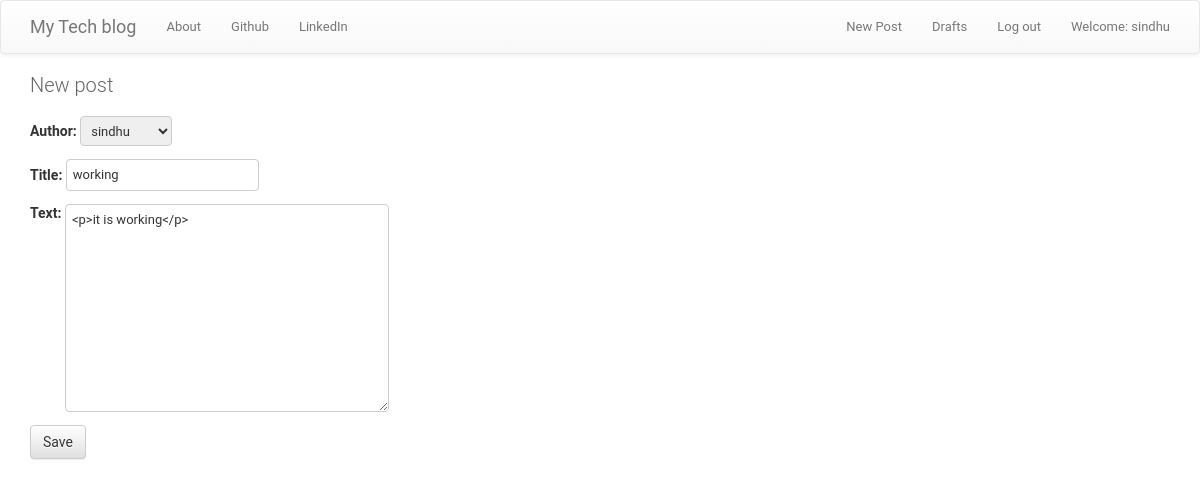
Page /blog/post/9/edit/ (signed in) on the committed database.
### blog/models.py (models this page shows, shortened)
class Post(models.Model):
    author = models.ForeignKey(User, on_delete=models.CASCADE)
    title = models.CharField(max_length=200)
    text = models.TextField()
    created_date = models.DateTimeField(default=timezone.now)
    published_date = models.DateTimeField(blank=True, null=True)

### blog/views.py (the view)
# urls.py: url(r'^post/(?P<pk>\d+)/edit/$', views.PostUpdateView.as_view(), name='post_edit'),
class PostUpdateView(LoginRequiredMixin,UpdateView):
    login_url='/login/'
    redirect_field_name = 'post_detail.html'
    form_class = PostForm
    template_name = 'post_form.html'
    model=Post

### blog/forms.py
class PostForm(forms.ModelForm):
    class Meta:
        model = Post
        fields = ('author','title', 'text',)
        widgets = {
            'title': forms.TextInput(attrs={'class': 'textinputclass'}),
            'text': forms.Textarea(attrs={'class': 'editable medium-editor-textarea postcontent'}),
        }

### blog/templates/post_form.html (shortened to what this page needs)
{% extends 'base.html' %}
{% block content %}
    <h1>New post</h1>
    <form method="POST" class="post-form">
    {{form.as_p}}
    <button type="submit" class="save btn btn-default">Save</button>
    </form>
{% endblock %}

### blog/templates/base.html (shortened to what this page needs)
<!DOCTYPE html>
{% load static %}
<html>
    <head>
        <link rel="stylesheet" href="https://maxcdn.bootstrapcdn.com/bootstrap/3.3.7/css/bootstrap.min.css">
        <link rel="stylesheet" href="https://maxcdn.bootstrapcdn.com/bootstrap/3.3.7/css/bootstrap-theme.min.css">
        <link rel="stylesheet" href="//cdn.jsdelivr.net/medium-editor/latest/css/medium-editor.min.css" type="text/css" media="screen" charset="utf-8">
        <link rel="stylesheet" href="{% static 'css/blog.css' %}">
<body class='loader'>
  <nav class="navbar navbar-default techfont custom-navbar">
    <div class="container">
      <ul class="nav navbar-nav">
        <li><a class='navbar-brand bigbrand' href="{% url 'post_list' %}">My Tech blog</a></li>
        <li><a href="{% url 'about'%}">About</a></li>
        <li><a href="https://www.github.com">Github</a></li>
        <li><a href="https://www.linkedin.com">LinkedIn</a></li>
      </ul>
      <ul class="nav navbar-nav navbar-right">
        {% if user.is_authenticated %}
        <li>
          <a href="{% url 'post_new' %}" >New Post</a>
        </li>
        <li>
          <a href="{% url 'post_draft_list' %}">Drafts</a>
        </li>
        <li>
          <a href="{% url 'logout' %}" >Log out</a>
        </li>
        <li>
          <a >Welcome: {{ user.username }}</a>
        </li>
          {% else %}
          <li><a class='nav navbar-right' href="{% url 'login' %}" ><span class="glyphicon glyphicon-user"></span></a></li>
        {% endif %}
      </ul>
  </div>
</nav>
        <div class="content container">
            <div class="row">
                <div class="col-md-8">
                  <div class="blog_posts">
                    {% block content %}
                    {% endblock %}
                  </div>
                </div>
            </div>
        </div>
</body>
</html>

### blog/static/css/blog.css (style rules this page uses)
body { margin: 0; padding: 0; font-size: 14px; font-family: "Roboto","Lucida Grande","DejaVu Sans","Bitstream Vera Sans",Verdana,Arial,sans-serif; color: #333; background: #fff; }
a:link, a:visited { color: #447e9b; text-decoration: none; }
p, ol, ul, dl { margin: .2em 0 .8em 0; }
p { padding: 0; line-height: 140%; }
h1,h2,h3,h4,h5 { font-weight: bold; }
h1 { margin: 0 0 20px; font-weight: 300; font-size: 20px; color: #666; }
ul li { list-style-type: square; padding: 1px 0; }
li, dt, dd { font-size: 13px; line-height: 20px; }
form { margin: 0; padding: 0; }
input, textarea, select, .form-row p, form .button { margin: 2px 0; padding: 2px 3px; vertical-align: middle; font-family: "Roboto", "Lucida Grande", Verdana, Arial, sans-serif; font-weight: normal; font-size: 13px; }
textarea { vertical-align: top; }
input[type=text], input[type=password], input[type=email], input[type=url], input[type=number], textarea, select, .vTextField { border: 1px solid #ccc; border-radius: 4px; padding: 5px 6px; margin-top: 0; }
select { height: 30px; }

### rows in the picture
Post: author "sindhu", title "working", text "<p>it is working</p>"

### other values in the picture
{{ user.username }} "sindhu"
